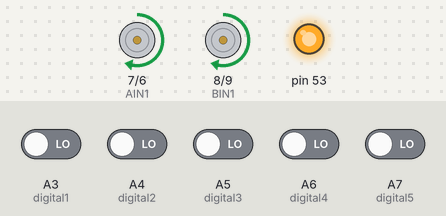
A sketch run on a simulated Arduino Mega 2560, built with avr-gcc and run on an emulated ATmega2560. Parts: motor-driver pin pairs drawn as motors (green arrow = first pin HIGH = forward, orange = second pin HIGH = backward, longer = more drive, scaled by the enable pin), output pins drawn as LEDs (lit = HIGH). The inputs (shaded band) are chosen by the test bench; at power-on: A3 (digital1), A4 (digital2), A5 (digital3), A6 (digital4), A7 (digital5) LOW.

Above: at 6.2 s.
6.3 s: A3 (digital1) driven HIGH
At 7.2 s:
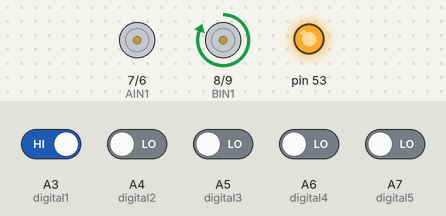
7.8 s: A4 (digital2) driven HIGH
At 8.2 s:
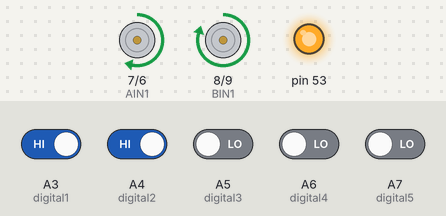
9.3 s: A5 (digital3) driven HIGH
At 10.5 s:
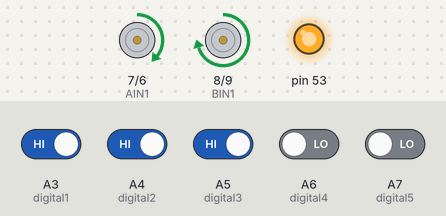
10.8 s: A6 (digital4) driven HIGH
At 11.6 s:
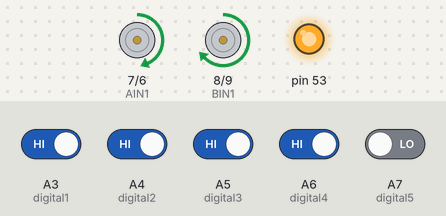
13.8 s: A3 (digital1) driven LOW
At 15.0 s:
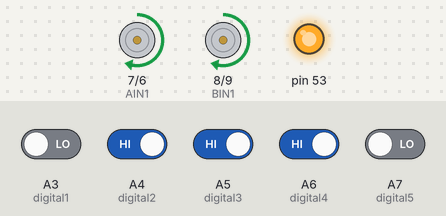
Timing chart, 0 to 16.3 s (numbered marks = the images above; inputs shaded):
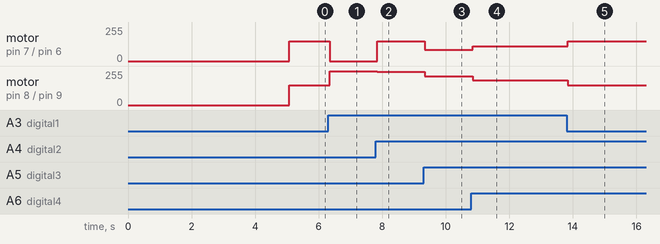

The sketch:

April1st_integrated.ino
```cpp
#include <SPI.h>
#include <MFRC522.h>
#define CUSTOM_NAME "HM10-10"

#define digital1  A3
#define digital2  A4
#define digital3  A5
#define digital4  A6
#define digital5  A7
int val[10];

const int PWMA = 10;   // Speed Motor A
const int AIN1 = 7;    // Direction A1
const int AIN2 = 6;    // Direction A2
const int BIN1 = 8;    // Direction B1
const int BIN2 = 9;   // Direction B2
const int PWMB = 11;    // Speed Motor B (Check if wired to Pin 5 or 4)

// RFID MFRC522 (Mega Hardware SPI)
const int RST_PIN = 3;
const int SS_PIN  = 2;
MFRC522 mfrc522(SS_PIN, RST_PIN);


long baudRates[] = {9600, 19200, 38400, 57600, 115200, 4800, 2400, 1200, 230400};
bool moduleReady = false;

// PID Constants - You will tune these!
double Kp = 50.0;
double Kd = 0.0;
double Ki = 0.0;
int Tp = 150; // Base speed

// Memory for PID
double lastError = 0;
double sumError = 0;

// Weights for the sensors (w2 and w3 from your slide)
double w2 = 1.0;
double w3 = 3.0;


int Act = 1, tp = 1, todo[1000];     //1 keep going,  2 turn left,  3 U-turn,  4 turn right
unsigned long step[5][5], pMillis = 0;

void setup() {

  for(int i=1; i<1000; ){
    //todo[i++] = 2;
    todo[i++] = 1; todo[i++] = 3;
    todo[i++] = 2; todo[i++] = 3; todo[i++] = 4; todo[i++] = 3;
  }

  Serial.begin(115200);
  Serial3.begin(9600);  // HM-10 Bluetooth (Pins 14, 15)

  pinMode(PWMA, OUTPUT); pinMode(AIN1, OUTPUT); pinMode(AIN2, OUTPUT);               //Motor
  pinMode(PWMB, OUTPUT); pinMode(BIN1, OUTPUT); pinMode(BIN2, OUTPUT);
  pinMode( digital1 , INPUT);pinMode( digital2, INPUT);pinMode( digital3, INPUT);pinMode( digital4, INPUT);pinMode( digital5, INPUT);

  SPI.begin();
  mfrc522.PCD_Init();
/*
  while (!Serial);
  Serial.println("Initializing HM-10...");

  // 1. Automatic Baud Rate Detection
  for (int i = 0; i < 9; i++) {
    Serial.print("Testing baud rate: ");
    Serial.println(baudRates[i]);
    Serial3.begin(baudRates[i]);
    Serial3.setTimeout(100);
    delay(100);

    // 2. Force Disconnection, Sending "AT" while connected forces the module to disconnect [2].
    Serial3.print("AT");

    if (waitForResponse("OK", 800)) {
      Serial.println("HM-10 detected and ready.");
      moduleReady = true;
      break;
    } else {
      Serial3.end();
    }
  }

  if (!moduleReady) {
    Serial.println("Failed to detect HM-10. Check 3.3V VCC and wiring.");
    return;
  }

  // 3. Restore Factory Defaults
  Serial.println("Restoring factory defaults...");
  sendATCommand("AT+RENEW"); // Restores all setup values

  // 4. Set Custom Name via Macro
  Serial.print("Setting name to: ");
  Serial.println(CUSTOM_NAME);
  String nameCmd = "AT+NAME" + String(CUSTOM_NAME);
  sendATCommand(nameCmd.c_str()); // Max length is 12

  sendATCommand("AT+NOTI1");
  sendATCommand("AT+ADDR?");
  sendATCommand("AT+RESET");
  Serial.println("Initialization Complete.");
  */
  delay(5000);
}


void loop() {
/*
  // 2. PC to Module: Read user input and truncate line endings
  if (Serial.available()) {
    static String inputBuffer = "";

    while (Serial.available()) {
      char c = Serial.read();

      if (c == '\r' || c == '\n') {    // Check if the character is a line ending
        if (inputBuffer.length() > 0) {
          Serial3.print(inputBuffer);
          // Debug: Show what was actually sent
          Serial.print("\n[Sent to HM-10: ");
          Serial.print(inputBuffer);
          Serial.println("]");

          inputBuffer = ""; // Clear buffer for next command
        }
      } else {
        inputBuffer += c; // Add character to buffer
      }
    }
  }
*/

  val[1] = digitalRead( digital1 ), val[2] = digitalRead( digital2 ), val[3] = digitalRead( digital3 ), val[4] = digitalRead( digital4 ), val[5] = digitalRead( digital5 );

  if(  millis() - pMillis > 500 ){
    for(int i=1; i<=5; i++){
      //Serial.print(val[i]); Serial.print("  "); if(i==5) Serial.print("\n");
    }
    pMillis = millis();
  }

  // 3. RFID Scanning
  if (mfrc522.PICC_IsNewCardPresent() && mfrc522.PICC_ReadCardSerial()) {
    Serial.print("Card UID:");
    for (byte i = 0; i < mfrc522.uid.size; i++) {
      Serial.print(mfrc522.uid.uidByte[i] < 0x10 ? " 0" : " ");
      Serial.print(mfrc522.uid.uidByte[i], HEX);
    }
    Serial.println();
    mfrc522.PICC_HaltA(); // Stop reading
    //stopMotors();delay(1000);
  }

  int count = 0;
  for(int i=1; i<6; i++) if( val[i] == HIGH  ) count++;

  //int l = 150+ 40*( 1.5*val[1] + val[2]  - val[5] - 1.5*val[4] );
  //int r = 150+ 40*( 1.5*val[4] + val[5]  - val[1] - 1.5*val[2] );

  if( todo[tp] == 2 && count >=4 && Act == 1 ) { Act = 21; step[2][1] = millis(); }                        //reach node
  else if ( Act == 21 && count <= 3 && millis() - step[2][1] > 500 ) { Act = 22; step[2][2] = millis();          }//past node, turn

  else if( todo[tp] == 4 && count >=4 && Act == 1 ) { Act = 41; step[4][1] = millis(); }                        //reach node
  else if ( Act == 41 && count <= 1 && millis() - step[4][1] > 500  ) { Act = 42; step[4][2] = millis();          }//past node, turn

  else if( todo[tp] == 1 && count >=4 && Act == 1 ) { Act = 11; step[1][1] = millis(); }                        //reach node
  else if ( Act == 11 && count <= 1 && millis() - step[1][1] > 500 ) { Act = 12; step[1][2] = millis(); }//past node, turn

  else if( todo[tp] == 3 && count >=4 && Act == 1 ) { Act = 31; step[3][1] = millis(); }   //U turn at different speed
  else if( Act == 31 && millis() - step[3][1] > 700) { Act = 32; step[3][2] = millis(); }


  else if( millis() - step[2][2] > 400 && Act == 22 && count > 0 && count <= 3) { //count <= 2 && (val[2] > 0 || val[3] > 0 || val[4] > 0 ) ) {
      Act = 1; tp++;  //found line
  }
  else if( millis() - step[4][2] > 400 && Act == 42 && count > 0 && count <= 3 ) {
      Act = 1; tp++;  //found line
  }
  else if( Act == 32 && count > 0 && count <= 3 ) {
      Act = 1; tp++;  //found line, finished step
  }
  else if( Act == 12 && count > 0 && count <= 3 ) {
      Act = 1; tp++;  //found line, finished step
  }
  if(tp>500) tp = 1;


  if( Act == 22 ) turnLeft( 180, 120 );
  else if( Act == 42 ) turnRight( 180, 150 );
  else if( Act == 31 ) turnLeft(150, 150);      //U turn
  else if( Act == 32) turnLeft(100 , 100);

  //else moveForward( r , l );       //Pick one
  else Tracking();

}


void moveForward( int lSpeed, int rSpeed ) {
  digitalWrite(AIN1, HIGH); digitalWrite(AIN2, LOW);
  digitalWrite(BIN1, HIGH); digitalWrite(BIN2, LOW);
  analogWrite(PWMA, lSpeed ); analogWrite(PWMB, rSpeed );
}

void moveBackward( int lSpeed , int rSpeed ) {
  digitalWrite(AIN1, LOW);  digitalWrite(AIN2, HIGH);
  digitalWrite(BIN1, LOW);  digitalWrite(BIN2, HIGH);
  analogWrite(PWMA, lSpeed ); analogWrite(PWMB, rSpeed );
}

void turnLeft( int lSpeed , int rSpeed ) {
  digitalWrite(AIN1, LOW);  digitalWrite(AIN2, HIGH);
  digitalWrite(BIN1, HIGH); digitalWrite(BIN2, LOW);
  analogWrite(PWMA, lSpeed ); analogWrite(PWMB, rSpeed );
}

void turnRight( int lSpeed , int rSpeed ) {
  digitalWrite(AIN1, HIGH); digitalWrite(AIN2, LOW);
  digitalWrite(BIN1, LOW);  digitalWrite(BIN2, HIGH);
  analogWrite(PWMA, lSpeed ); analogWrite(PWMB, rSpeed );
}

void stopMotors() {
  digitalWrite(AIN1, LOW); digitalWrite(AIN2, LOW);
  digitalWrite(BIN1, LOW); digitalWrite(BIN2, LOW);
  analogWrite(PWMA, 0);    analogWrite(PWMB, 0);
}


void sendATCommand(const char* command) {
  Serial3.print(command);
  waitForResponse("", 1000);
}


bool waitForResponse(const char* expected, unsigned long timeout) {
  unsigned long start = millis();
  Serial3.setTimeout(timeout);
  String response = Serial3.readString();
  if (response.length() > 0) {
    Serial.print("HM10 Response: ");
    Serial.println(response);
  }
  return (response.indexOf(expected) != -1);
}

void MotorWriting(double vL, double vR) {
  if (vR >= 0) {
    digitalWrite(BIN1, HIGH); // Standard Forward direction
    digitalWrite(BIN2, LOW);
  } else {
    digitalWrite(BIN1, LOW);  // Reverse direction
    digitalWrite(BIN2, HIGH);
    vR = -vR;                 // Convert negative to positive for analogWrite
  }

  if (vL >= 0) {
    digitalWrite(AIN1, HIGH); // Standard Forward direction
    digitalWrite(AIN2, LOW);
  } else {
    digitalWrite(AIN1, LOW);  // Reverse direction
    digitalWrite(AIN2, HIGH);
    vL = -vL;                 // Convert negative to positive for analogWrite
  }

  analogWrite(PWMB, constrain(vR, 0, 255));
  analogWrite(PWMA, constrain(vL, 0, 255));
}

void Tracking() {
  int l3 = val[1];
  int l2 = val[2];
  int m  = val[3];
  int r2 = val[4];
  int r3 = val[5];

  double numerator = (l3 * -w3) + (l2 * -w2) + (m * 0) + (r2 * w2) + (r3 * w3);
  double denominator = l3 + l2 + m + r2 + r3;
  // Avoid division by zero if robot is lifted or off-track
  if (denominator == 0) denominator = 0.0001;

  double error = numerator / denominator;

  double dError = error - lastError; // Derivative: Change in error
  sumError += error;                 // Integral: Accumulated error

  // Constrain sumError to prevent "Integral Windup"
  sumError = constrain(sumError, -1000, 1000);

  double powerCorrection = (Kp * error) + (Kd * dError) + (Ki * sumError);

  int vR = Tp - powerCorrection;
  int vL = Tp + powerCorrection;

  vR = constrain(vR, -255, 255);
  vL = constrain(vL, -255, 255);

  MotorWriting(vL, vR);

  lastError = error;
}
```

Measured:
- after the input at 6.3 s, motor on pin 7 (AIN1) / pin 6 (AIN2): forward 150/255 → stopped after 0.05 s; motor on pin 8 (BIN1) / pin 9 (BIN2): forward 150/255 → forward 255/255 after 0.05 s
- after the input at 7.8 s, motor on pin 7 (AIN1) / pin 6 (AIN2): stopped → forward 150/255 after 0.05 s; motor on pin 8 (BIN1) / pin 9 (BIN2): forward 255/255 → forward 250/255 after 0.05 s
- after the input at 9.3 s, motor on pin 7 (AIN1) / pin 6 (AIN2): forward 150/255 → forward 83/255 at once; motor on pin 8 (BIN1) / pin 9 (BIN2): forward 250/255 → forward 216/255 at once
- after the input at 10.8 s, motor on pin 7 (AIN1) / pin 6 (AIN2): forward 83/255 → forward 112/255 at once; motor on pin 8 (BIN1) / pin 9 (BIN2): forward 216/255 → forward 187/255 at once
- after the input at 13.8 s, motor on pin 7 (AIN1) / pin 6 (AIN2): forward 112/255 → forward 150/255 at once; motor on pin 8 (BIN1) / pin 9 (BIN2): forward 187/255 → forward 150/255 at once
